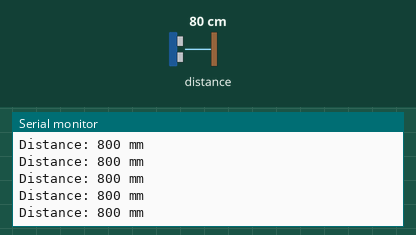
This sketch was run on a simulated Arduino Uno, built with avr-gcc and run on an emulated ATmega328P. Parts: the last lines printed to the serial monitor. Inputs (shaded band) come from the test bench; at power-on: distance to the obstacle 80 cm.

Above: at 1.2 s.
1.3 s: distance to the obstacle set to 2 cm
At 1.61 s:
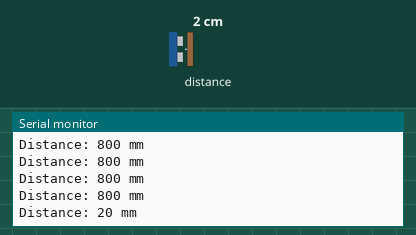
2.8 s: distance to the obstacle set to 4 cm
At 3.01 s:
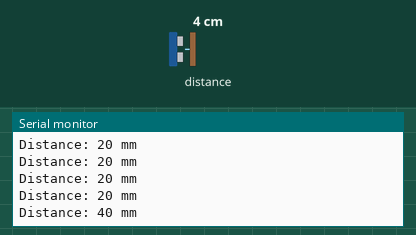
Timing chart, 0 to 5.8 s (numbered marks = the images above; inputs shaded):
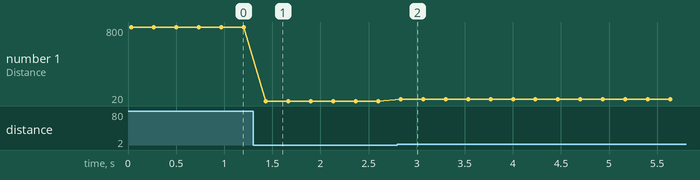

Measured:
- after the input at 1.3 s, the serial monitor: prints a new line after 0.13 s (image 1)
- after the input at 2.8 s, the serial monitor: prints a new line at once (image 2)
- plotted number 1: 800 → 20 after the input at 1.3 s, 20 → 40 after the input at 2.8 s

The sketch:

ToF-Sensor.ino
```cpp
/***********************************************************************
 * Engineered by : Ampnics
 * Project       : ProxiWave-D
 * Version       : v0.1.0
 * Date          : Dec 2025
 * Author        : Md Ammar Maniyar
 *
 * Test Name     : VL53L0CX Distance Measurement Test
 * Description   : Validates I2C communication and ranging functionality.
 * MCU           : ATmega328P @ 3.3V, 8MHz
 *
 * Interface     :
 *   SDA -> PC4 (A4)
 *   SCL -> PC5 (A5)
 *
 * Library       : VL53L0X by Pololu
 *
 * Test Method   :
 *   - Initializes sensor
 *   - Reads distance in continuous mode
 *   - Prints distance over UART
 *
 * Expected Result:
 *   - Serial output shows distance in millimeters
 *   - Distance decreases when object moves closer
 ***********************************************************************/

#include <Wire.h>
#include <VL53L0X.h>

VL53L0X sensor;

void setup() {
  Serial.begin(9600);
  Wire.begin();

  if (!sensor.init()) {
    Serial.println("VL53L0CX init failed");
    while (1);
  }

  sensor.setTimeout(500);
  sensor.startContinuous();

  Serial.println("VL53L0CX Ready");
}

void loop() {
  uint16_t distance = sensor.readRangeContinuousMillimeters();

  if (sensor.timeoutOccurred()) {
    Serial.println("Sensor timeout");
  } else {
    Serial.print("Distance: ");
    Serial.print(distance);
    Serial.println(" mm");
  }

  delay(200);
}
```
